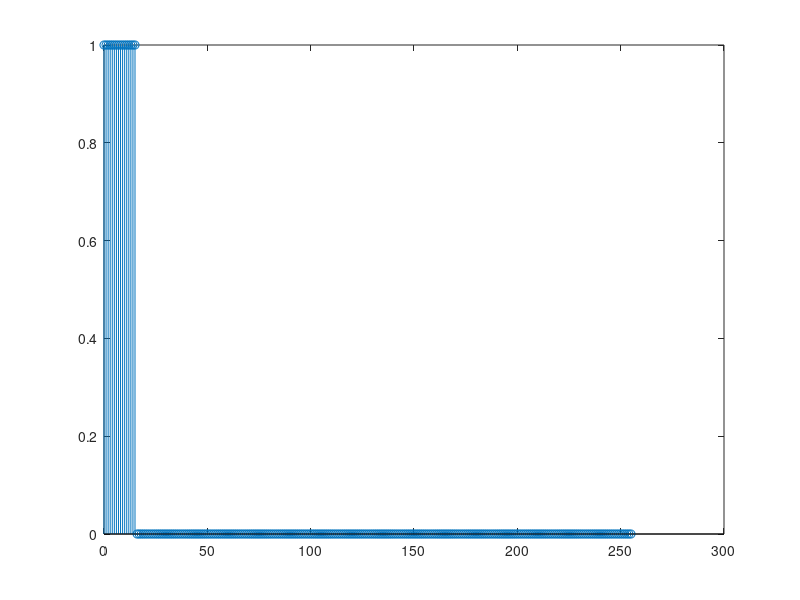

Write MATLAB code to recreate this figure. (Note: this script raises an error after producing the figure.)
clc 
close all
clear;

n = 0:255;
x = n>= 0 & n <= 15;
stem(n,x);

dft_x_256 = calculate_dft(x, 256);

figure(1)
subplot(2,1,1)
stem(real(dft_x_256)) 
xlabel("Frequency (rad)")
ylabel("Magnitude")
title("Magnitude plot of DFT, N = 256, Nijash S and Niveetha W")

subplot(2,1,2)
stem(real(fft(x, 256)))
xlabel("Frequency (rad)")
ylabel("Magnitude")
title("Magnitude plot of FFT, Nijash S and Niveetha W")


function dft = calculate_dft(x,N)
    dft = zeros(1, N);
    for freq_iter= 1:N
        for value_iter = 1:N
            dft(freq_iter) = dft(freq_iter) + x(value_iter)*exp((-2*1i*pi*value_iter*freq_iter)/N);
        end 
    end 
end 
